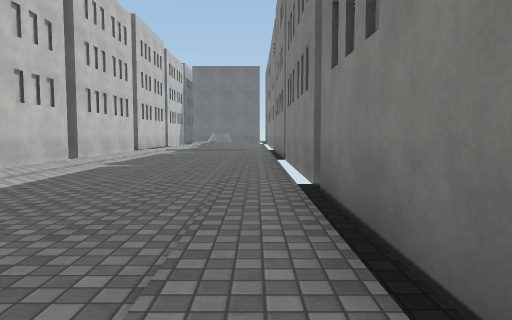
view 1 (above)

24 first-person views from a walk through a scene from a Unity 3-D project. The camera is 1.2 m above the floor, tilts 4° down and sees 70° across. The floor is counted in squares, 2 m on a side. Each view is taken from the middle of a square. On the plan, view 1 faces up. The plan holds only what a view shows up to about 10 squares ahead; the rest is blank. The place goes on beyond the plan. Surface patterns are stand-ins for the level's own textures.

view 2
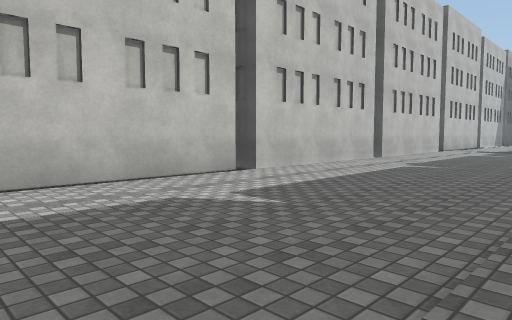

view 3
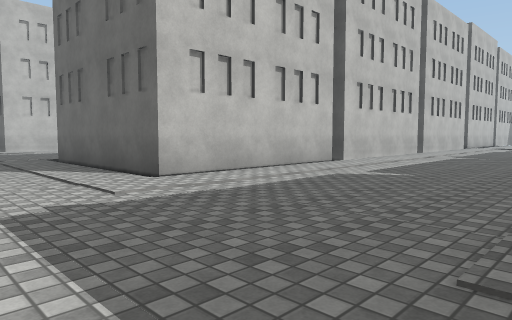

view 4
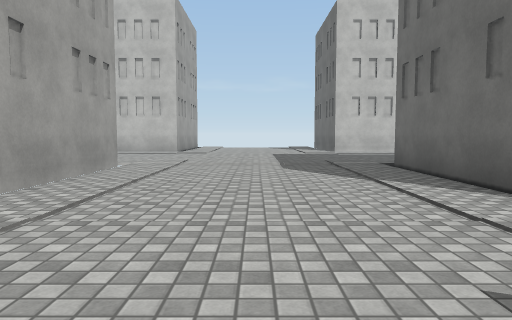

view 5
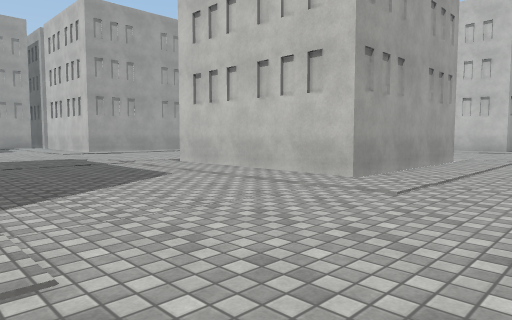

view 6
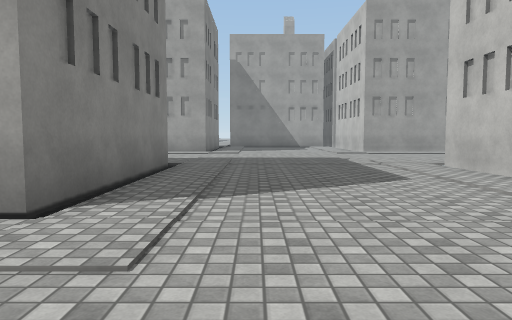

view 7
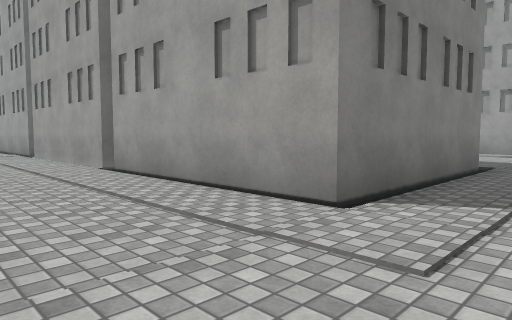

view 8
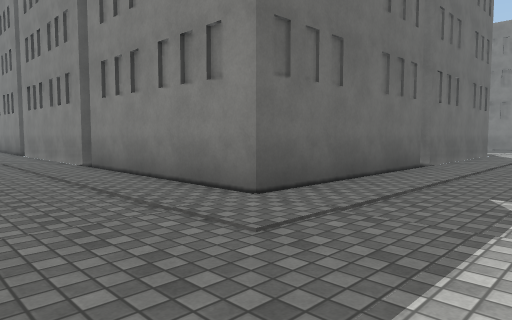

view 9
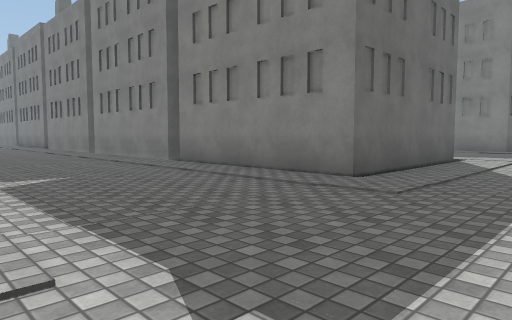

view 10
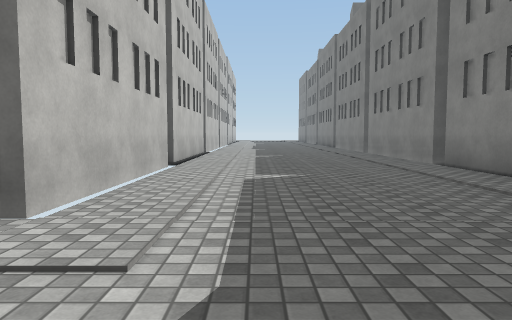

view 11
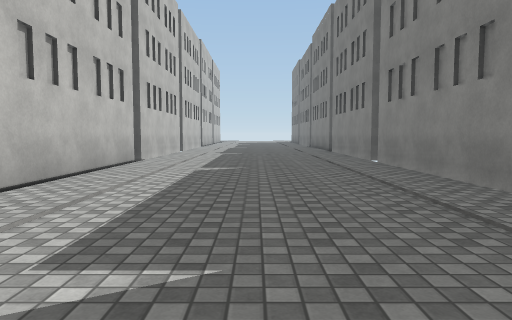

view 12
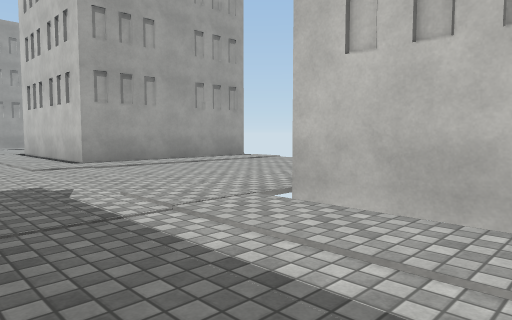

view 13
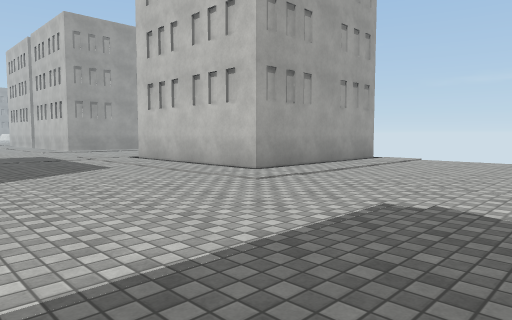

view 14
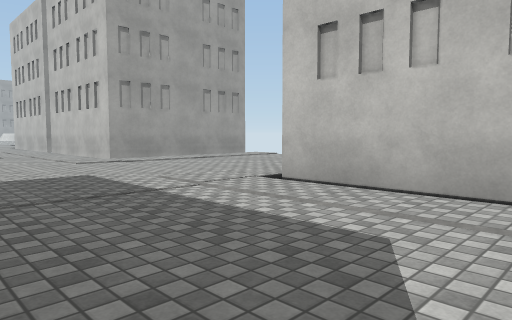

view 15
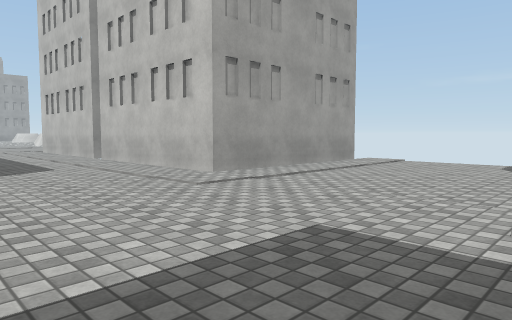

view 16
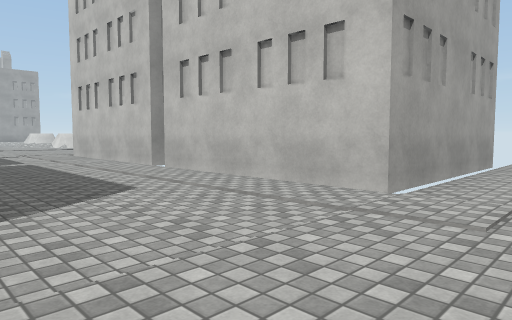

view 17
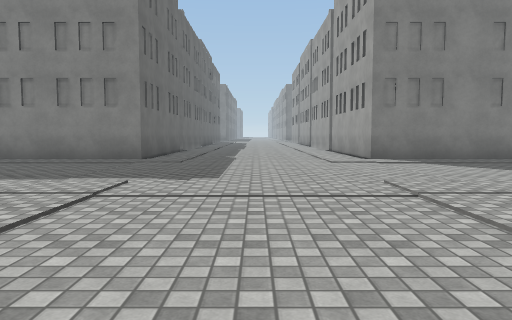

view 18
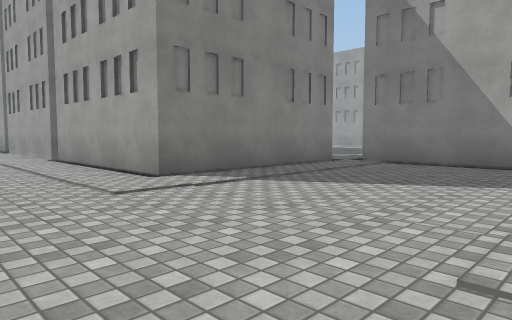

view 19
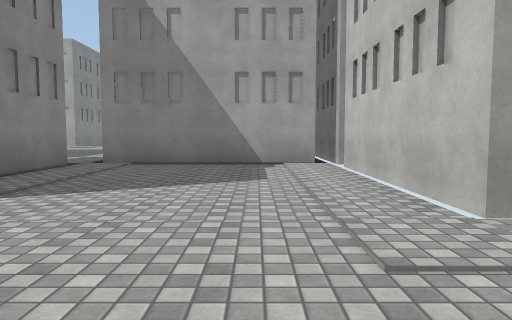

view 20
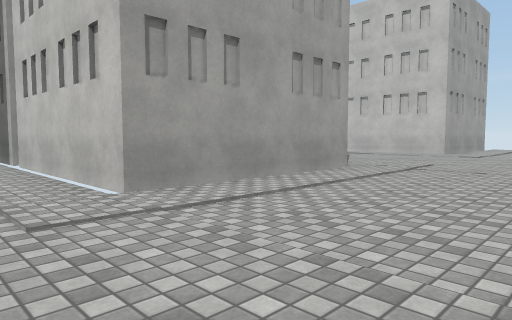

view 21
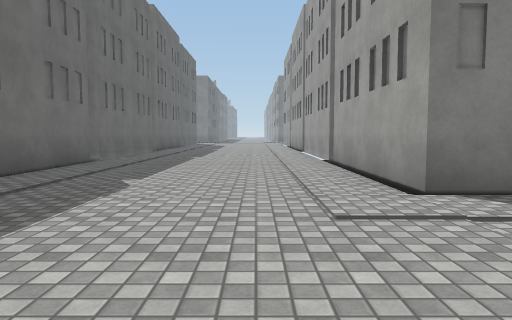

view 22
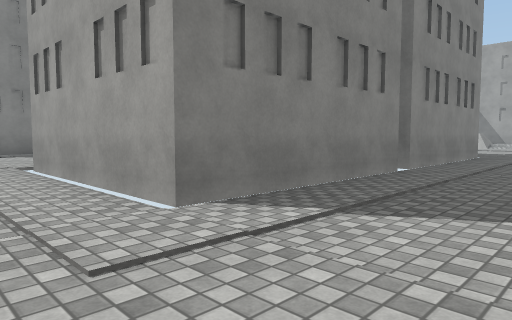

view 23
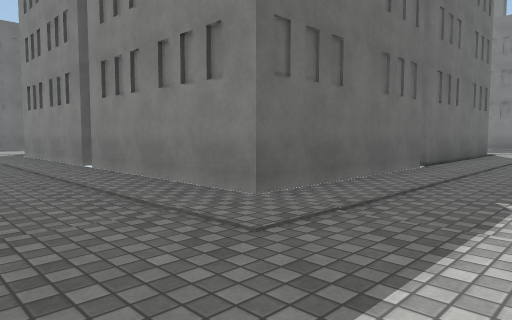

view 24
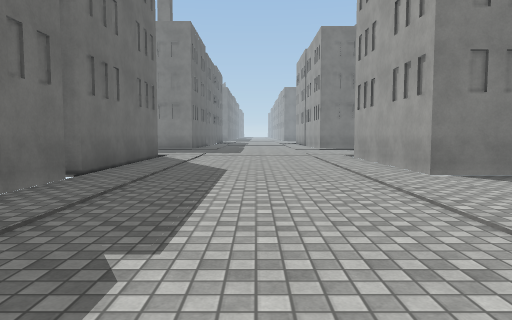

### Floor plan
Key: @ floor where view 1 was taken; . floor; B building.
Columns run from 19 left of view 1 to 7 right of it. Each row starts with its distance up from view 1.
 11     B.....B     ..
 10     B.....B   B.....B
  9     B.....B   B.....B
  8     B.....B   B.....B
  7     B.....B   B.....B
  6     B.....B   B.....B
  5     B.....B   B.....B
  4     B.....B   B.....B
  3     B.....B   B.....B
  2     B.....B   B.....B
  1     B.....B   B.....B
  0     B.....BBBBB....@BBBBBBB
 -1    ........................
 -2  .........................
 -3 ......................
 -4 ...........................
 -5 ...........................
 -6 BBBBB.....BBBBB.....BBBBBBB
 -7     B....     B.....B
 -8     B....     B.....B
 -9     B....     B.....B
-10     B....     B.....BBBBBBB
-11    ......    ..............
-12 .........   ...............
-13 ...........................
-14 ...........................
-15 ...........................
-16 BBBBB.....BBBBB.....BBBBBBB
-17     B.....B   B.....B
-18     B.....B   B.....B
-19     B.....B   B.....B
-20     B.....B   B.....B
-21     B.....B   BBBBBB.
-22     B.....B   B
-23     B.. ..B   B
-24     B.. ..B
-25     B.....BBBBBBBBBB
-26        .............
-27        .............
-28        .............
-29           ..........
-30            .........
-31              ..BBBBB
-32               .B

Where each view was taken, in squares from view 1:
view 1: 0 up, 0 right, facing up
view 2: 0 up, 0 right, facing up-left
view 3: 3 down, 0 right, facing up-left
view 4: 3 down, 2 left, facing left
view 5: 3 down, 0 right, facing down-left
view 6: 3 down, 1 left, facing down
view 7: 3 down, 1 left, facing down-right
view 8: 3 down, 2 left, facing up-right
view 9: 3 down, 14 left, facing up-right
view 10: 3 down, 13 left, facing up
view 11: 1 up, 12 left, facing up
view 12: 2 up, 12 left, facing down-left
view 13: 1 down, 10 left, facing down-left
view 14: 7 down, 11 left, facing down-left
view 15: 11 down, 11 left, facing down-left
view 16: 14 down, 11 left, facing down-left
view 17: 13 down, 8 left, facing right
view 18: 13 down, 4 left, facing down-right
view 19: 13 down, 3 left, facing down
view 20: 12 down, 3 left, facing down-left
view 21: 14 down, 3 left, facing right
view 22: 14 down, 12 left, facing down-right
view 23: 28 down, 12 left, facing up-right
view 24: 28 down, 10 left, facing right
